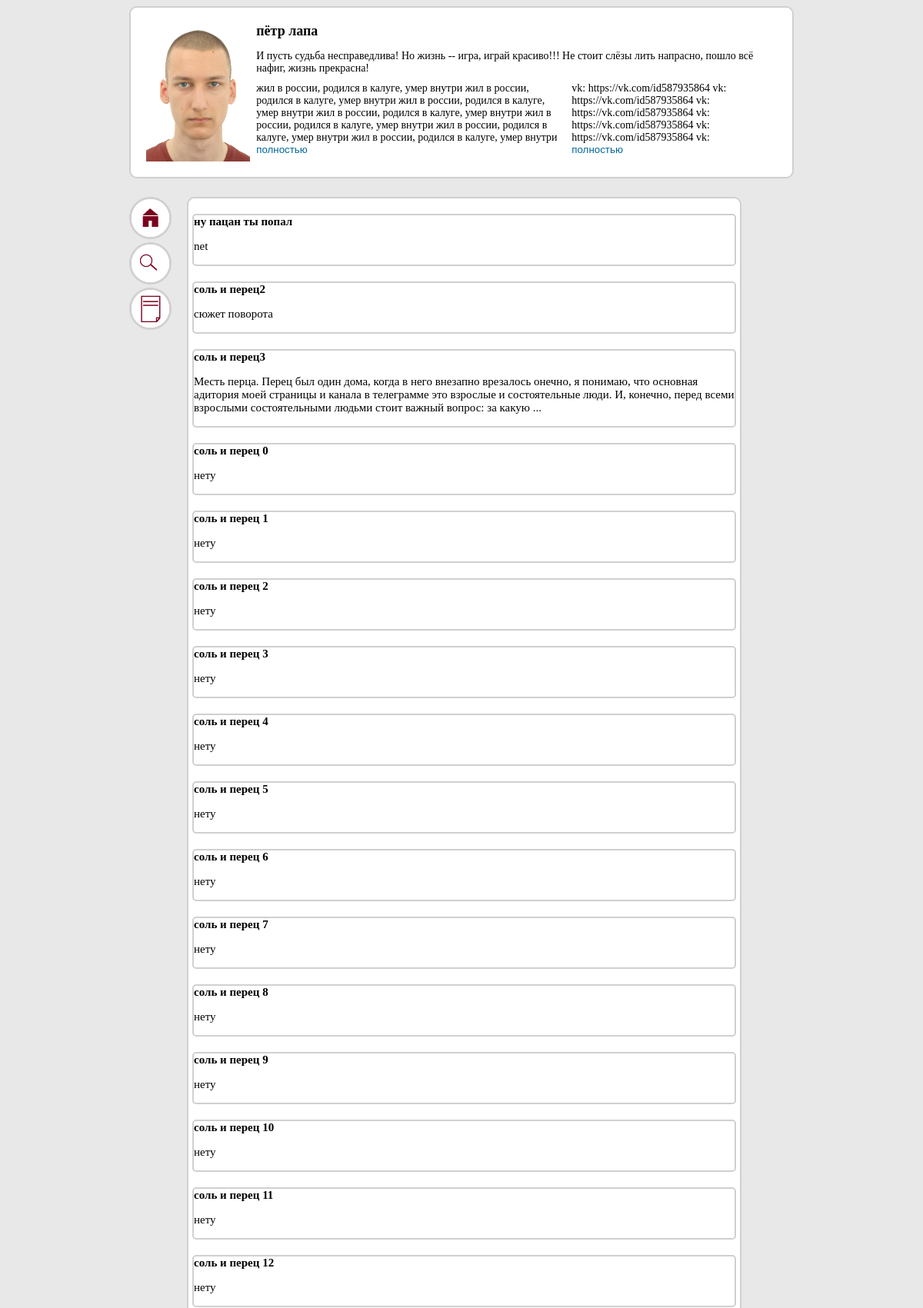
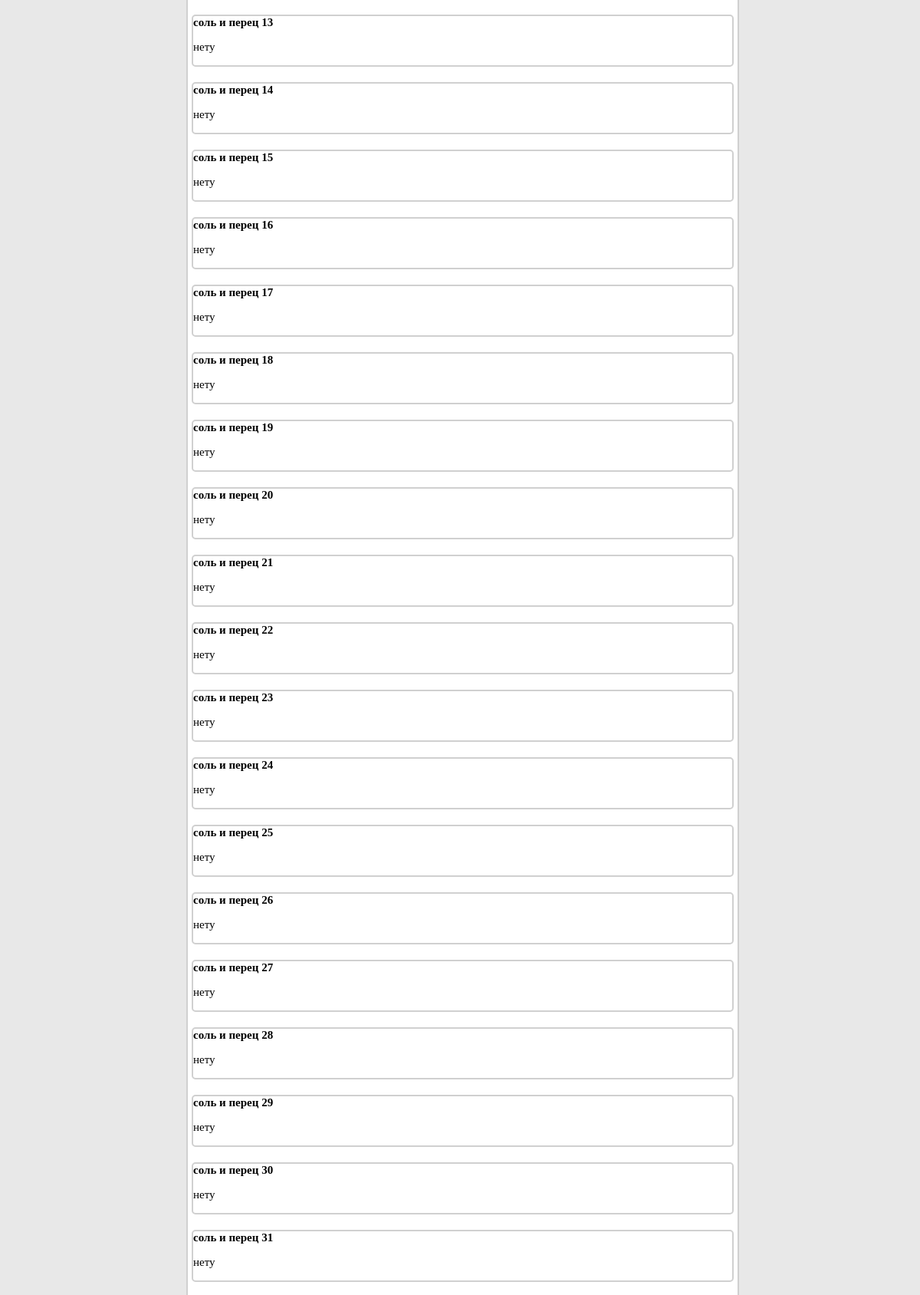
Page /author/1 (upper part) on the committed database (2 pictures, top to bottom).
### pages/models.py (models this page shows, shortened)
class MyUser(models.Model):
    user     = models.ForeignKey(settings.AUTH_USER_MODEL, on_delete=models.SET_NULL,
                        null=True
               )
    full_name = models.CharField(max_length=256, blank=False, null=False)
    contacts = models.CharField(max_length=512, blank=True, null=True)
    biography = models.CharField(max_length=2048, blank=True, null=True)
    status   = models.CharField(max_length=128, blank=True, null=True)
    photo = models.ImageField(upload_to='pages/avatars', blank=True)

### posts/models.py (models this page shows, shortened)
class Post(models.Model):
    author      = models.ForeignKey(settings.AUTH_USER_MODEL, on_delete=models.SET_NULL,
                            blank=True, null=True, default=1
                  )
    updated_at = models.DateTimeField(auto_now=True)
    title       = models.CharField(max_length=256)
    epigraph    = models.CharField(max_length=512, blank=True, null=True)
    epigr_author = models.CharField(max_length=128, blank=True, null=True)
    text        = models.TextField()
    genres      = models.ManyToManyField(Genre)
    summary     = models.CharField(max_length=1024, blank=True, null=True)
    comments    = models.ManyToManyField(Comment)
    who_liked   = models.ManyToManyField(settings.AUTH_USER_MODEL, related_name='+')
    like_number = models.PositiveIntegerField(default=0, null=False)
    created_at = models.DateTimeField(auto_now_add=True)

### pages/views.py (the view)
# urls.py: path('author/<int:pk>', AuthorDetailView.as_view(), name='author-detail'),
class AuthorDetailView(DetailView):
    queryset = MyUser.objects.all()
    template_name = 'pages/author_detail.html'
    def get(self, request, **kwargs):
        post_queryset = Post.objects.filter(author_id=self.kwargs['pk'])
        pages = Paginator(post_queryset, 50)
        page_num = self.request.GET.urlencode().split('=')
        if page_num[0]:
            if int(page_num[1]) > pages.num_pages:
                return HttpResponse('{"error": "page_num_limit_exceeded"}')
            return_page = pages.page(int(page_num[1]))
            return_list = list()
            for obj in return_page:
                obj_text = obj.text.split()
                return_item = dict()
                return_item['title'] = obj.title
                return_item['url'] = reverse('posts:post-details', kwargs={'pk': obj.id})
                if len(obj_text) > 40:
                    return_item['text'] = ' '.join(obj_text[:40])
                    return_item['long'] = True
                else:
                    return_item['text'] = obj_text
                    return_item['long'] = False
                return_list.append(return_item)
            return HttpResponse(dumps(return_list), content_type="application/json")
        else:
            return super().get(request, **kwargs)
    def get_queryset(self, **kwargs):
        return self.queryset
    def get_context_data(self, **kwargs):
        context = super().get_context_data(**kwargs)
        post_queryset = Post.objects.filter(author_id=self.kwargs['pk'])
        pages = Paginator(post_queryset, 50)
        return_page = pages.page(1)
        for obj in return_page:
            obj_text = obj.text.split()
            obj.url = reverse('posts:post-details', kwargs={'pk': obj.id})
            if len(obj_text) > 40:
                obj.text = ' '.join(obj_text[:40])
                obj.long = True
            else:
                obj.long = False
        context['post_queryset'] = return_page
        context['this_page_url'] = reverse('author-detail', kwargs={'pk': self.kwargs['pk']})
        return context

### pages/templates/pages/author_detail.html (shortened to what this page needs)
{% extends 'base.html' %}
{% block header %}
{% load static %}
<link rel="stylesheet" href="{% static "pages/styles/author_detail.css" %}">
<div class='about_author' id='about-obj'>
	{% if object.photo %}
	<img src='{{ object.photo.url }}' class='profile_picture'>
	{% endif%}
	<div class='author_text'>
		<b class='author_fullname'>{{ object.full_name }}</b>
		<p class='author_status'>{{ object.status }}</p>
		<div class='bio_contacts'>
			<div class='bio' id='bio-obj'>О себе:<br></div>
			<div class='contacts' id='cont-obj'>Контакты:<br></div>
		</div>
	</div>
</div>
{% endblock header %}
{% block content %}
<div class='post_list' id='post_list'>
	{% for post in post_queryset %}
	<div class='post_list_item'>
		<b><a href='{{ post.url }}' class='title_link'>{{ post.title }}</a></b>
		<p>
			{{ post.text }}
			{% if post.long %}
			...
			{% endif %}
		</p>
	</div>
	{% endfor %}
</div>
{% endblock content %}

### static/styles/base.css (style rules this page uses)
body { background-color: #e8e8e8; }

### pages/static/pages/styles/author_detail.css (style rules this page uses)
.about_author { padding-left: 20px; padding-right: 20px; padding-top: 20px; padding-bottom: 20px; height: 10%; display: flex; }
.author_text { display: block; margin-left: 1%; font-size: 14px; }
.author_fullname { font-size: 18px; }
.author_status { margin-bottom: 10px; }
.bio_contacts { display: flex; }
.profile_picture { height: 180px; width: 140px; }
.bio { width: 60%; padding-right: 5px; height: 100%; }
.contacts { width: 40%; padding-left: 5px; }
.post_list { padding: 5px; }
.post_list_item { font-size: 15px; border: 2px solid #d0d0d0; border-radius: 5px; margin-bottom: 20px; }
.title_link { text-decoration: none; color: black; }

### rows in the picture
MyUser: photo (picture), full_name "пётр лапа", status "И пусть судьба несправедлива! Но жизнь -- игра, играй красиво!!! Не стоит слёзы лить напрасно, пошло всё нафиг, жизнь прекрасна!"
Post: title "ну пацан ты попал", text "net"
Post: title "соль и перец2", text "сюжет поворота"
Post: title "соль и перец3", text "Месть перца. Перец был один дома, когда в него внезапно врезалось онечно, я понимаю, что основная адитория моей страницы и канала в телеграмме это взрослые и состоятельные люди. И, конечно, перед всеми взрослыми состоятельными людьми стоит важный вопрос: за какую"
Post: title "соль и перец 0", text "нету"
Post: title "соль и перец 1", text "нету"
Post: title "соль и перец 2", text "нету"
Post: title "соль и перец 3", text "нету"
Post: title "соль и перец 4", text "нету"
Post: title "соль и перец 5", text "нету"
Post: title "соль и перец 6", text "нету"
Post: title "соль и перец 7", text "нету"
Post: title "соль и перец 8", text "нету"
Post: title "соль и перец 9", text "нету"
Post: title "соль и перец 10", text "нету"
Post: title "соль и перец 11", text "нету"
Post: title "соль и перец 12", text "нету"
Post: title "соль и перец 13", text "нету"
Post: title "соль и перец 14", text "нету"
Post: title "соль и перец 15", text "нету"
Post: title "соль и перец 16", text "нету"
Post: title "соль и перец 17", text "нету"
Post: title "соль и перец 18", text "нету"
Post: title "соль и перец 19", text "нету"
Post: title "соль и перец 20", text "нету"
Post: title "соль и перец 21", text "нету"
Post: title "соль и перец 22", text "нету"
Post: title "соль и перец 23", text "нету"
Post: title "соль и перец 24", text "нету"
Post: title "соль и перец 25", text "нету"
Post: title "соль и перец 26", text "нету"
Post: title "соль и перец 27", text "нету"
Post: title "соль и перец 28", text "нету"
Post: title "соль и перец 29", text "нету"
Post: title "соль и перец 30", text "нету"
Post: title "соль и перец 31", text "нету"
